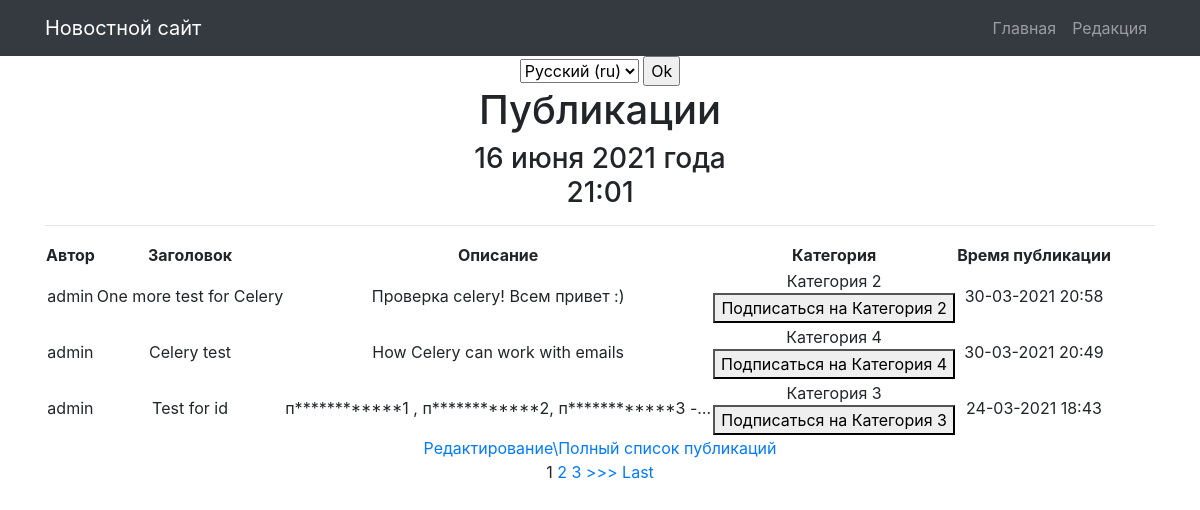
The page / on the database its author committed.
### news/models.py (models this page shows, shortened)
class Post(models.Model):
    ARTICLE_TYPES = (
        ('news', 'Новости'), ('article', 'Статья')
    )
    article_author = models.ForeignKey(Author, on_delete=models.CASCADE, verbose_name=_('Автор статьи или новости'),
                                       related_name='posts')
    article_choice = models.CharField(max_length=50, choices=ARTICLE_TYPES)
    article_time_in = models.DateTimeField(auto_now_add=True, verbose_name=_('Дата создания'))
    article_category = models.ManyToManyField(Category, verbose_name=_('Категория публикации'))
    article_title = models.CharField(max_length=255, verbose_name=_('Название статьи или новости'))
    article_text = models.TextField(verbose_name=_('Основной текст статьи'))
    article_rating = models.IntegerField(default=0, verbose_name=_('Рейтинг публикации'))
    class Meta:
        verbose_name = _('Публикация')
        verbose_name_plural = _('Публикации')

class Author(models.Model):
    author_user = models.OneToOneField(User, on_delete=models.CASCADE, verbose_name=_('Автор'))
    author_rating = models.IntegerField(default=0, verbose_name=_('Рейтинг автора'))
    def __str__(self):
        return self.author_user.username
    class Meta:
        verbose_name = _('Автор')
        verbose_name_plural = _('Авторы')

class Category(models.Model):
    category_name = models.CharField(max_length=255, unique=True, verbose_name=_('Наименование категории'))
    category_subscriber = models.ManyToManyField(User, blank=True, verbose_name=_('Подписчик категории'))
    def __str__(self):
        return self.category_name
    class Meta:
        verbose_name = _('Категория')
        verbose_name_plural = _('Категории')

### news/views.py (the view)
# urls.py: path('', NewsList.as_view(), name='index'),
class NewsList(ListView):
    model = Post
    template_name = 'posts.html'
    context_object_name = 'posts'
    ordering = ['-article_time_in']
    paginate_by = 3  # поставим постраничный вывод в один элемент
    def get_context_data(self: "NewsList", **kwargs) -> dict:
        context = super().get_context_data(**kwargs)
        context['time_now'] = datetime.utcnow()
        context['value1'] = None  # добавим ещё одну пустую переменную, чтобы на её примере посмотреть работу другого
        context['test'] = ''
        context['filter'] = NewsFilter(self.request.GET, queryset=self.get_queryset())
        return context

### news/templatetags/custom_filters_and_tags.py (called while the page is built)
@register.filter(name='censor')
@stringfilter
def censor(value):
    forbidden_words = ["плохое слово 1", "плохое слово 2", "плохое слово 3"]
    f_words = [word for word in forbidden_words if word in value]
    if f_words:
        new_value = value
        for f_word in f_words:
            new_value = new_value.replace(f_word, f_word[0] + '*' * (len(f_word)-2) + f_word[-1])
        return new_value
    else:
        return value

@register.simple_tag(name='time')
def time(time_format):
    return datetime.datetime.now().strftime(time_format)

### Templates/posts.html (shortened to what this page needs)
{% extends 'default.html' %}
{% load custom_filters_and_tags %}
{% load i18n %}
{% block content %}
{% include 'language_switch_form.html' %}
<h1>{% translate 'Публикации'%}</h1>
    <h3>{% blocktranslate with time=time_now|date:"d E Y"%}{{ time }} года{% endblocktranslate %}<br>{% time "%H:%M" %}</h3>
<hr>
<table>
    <thead>
        <tr>
            <th>{% translate 'автор'|capfirst%}</th>
            <th>{% translate 'Заголовок'%}</th>
            <th>{% translate 'Описание'%}</th>
            <th>{% translate 'Категория'%}</th>
            <th>{% translate 'Время$$$ публикации'|cut:'$'%}</th>
        </tr>
    </thead>
    <tbody>
    {% for post in posts %}
        {% with post.article_category.all as all_art_cat %}
        <tr>
            <td>{{ post.article_author }}</td>
            <td>{{ post.article_title | censor }}</td>
            <td>{{ post.article_text | censor | truncatechars:50 }}</td>
            <td>
                {% for category in all_art_cat %}
                    {% with all_cat_sub=category.category_subscriber.all %}
                    {{ category }}<br>
                    {% if user in all_cat_sub %}
                        <form action = "{% url 'subscribe' %}" method="POST">
                        {% csrf_token %}
                        <button type="submit" name="category_id" value="{{ category.id }}">{% translate 'Отписаться от'%} {{ category }}</button>
                        </form>
                    {% else %}
                        <form action = "{% url 'subscribe' %}"  method="POST">
                        <button type="submit" name="category_id" value="{{ category.id }}">{% translate 'Подписаться на'%} {{ category }}</button>
                        </form>
                    {% endif %}
                    {% endwith %}
                {% endfor %}
            </td>
            <td>{{ post.article_time_in | date:"d-m-Y H:i"}}</td>
        </tr>
        {% endwith %}
    {% empty %}
        <h2>{% translate 'Публикаций нет!'%}</h2>
    {% endfor %}
    </tbody>
</table>
<a href={% url 'posts_full' %}>{% translate 'Редактирование\Полный список публикаций'%}</a> <br>
{% if is_paginated %}
    {% for num in page_obj.paginator.page_range %}
        {% if page_obj.number == num %}
            <a>{{ num }}</a>
        {% elif num > page_obj.number|add:'-3' and num < page_obj.number|add:'3' %}
            <a href="?page={{ num }}">{{ num }}</a>
        {% endif %}
    {% endfor %}
    {% if page_obj.has_next %}
        <a href="?page={{ page_obj.next_page_number }}">>>></a>
        <a href="?page={{ page_obj.paginator.num_pages }}">Last</a>
    {% endif %}
{% endif %}
{% endblock content %}

### rows shown on the page
Post: article_author "admin", article_title|censor "One more test for Celery", article_text|censor "Проверка celery! Всем привет :)", article_time_in "30-03-2021 20:58"
Category: category_name "Категория 2", {{ category.id }} 2 (drawn)
Post: article_author "admin", article_title|censor "Celery test", article_text|censor "How Celery can work with emails", article_time_in "30-03-2021 20:49"
Category: category_name "Категория 4", {{ category.id }} 4 (drawn)
Post: article_author "admin", article_title|censor "Test for id", article_text|censor "п************1 , п************2, п************3 -…", article_time_in "24-03-2021 18:43"
Category: category_name "Категория 3", {{ category.id }} 3 (drawn)

### other values the page prints
{{ num }} "1"
{{ num }} "2" "3"
form field language "Русский (ru)"
